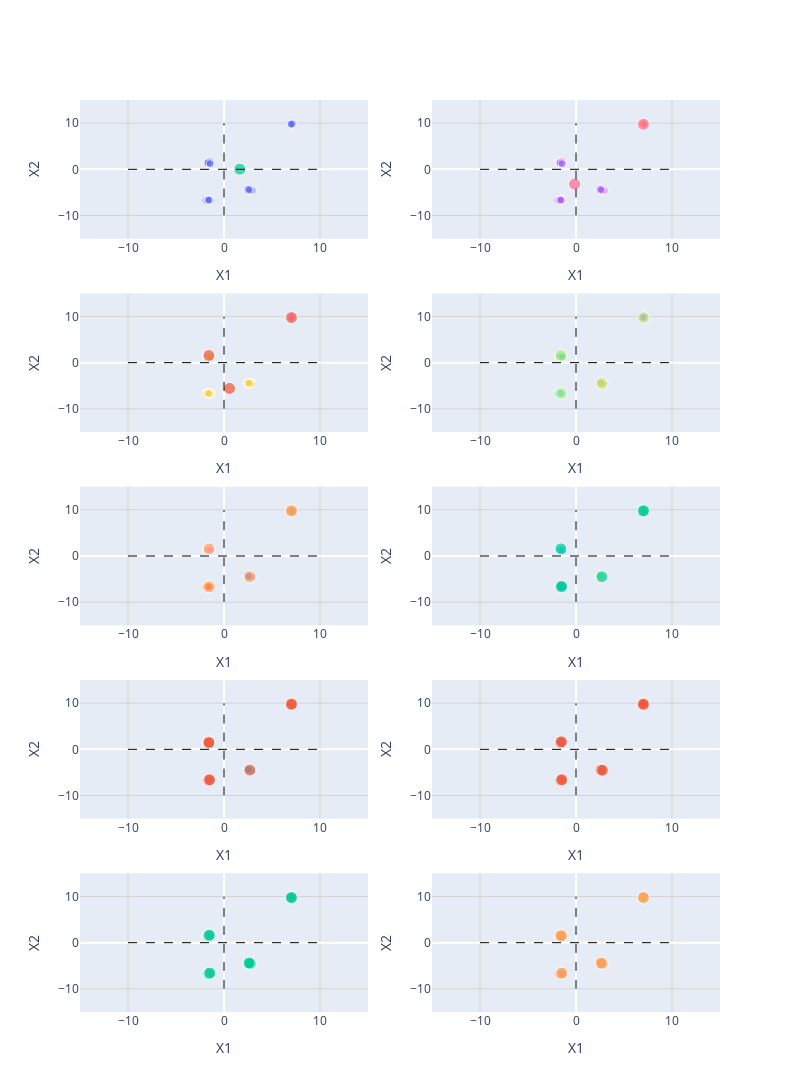

Write notebook code for a chart like this one.
### Code cell
K = [1, 2, 3, 4, 5, 6, 7, 8, 9, 10]
fig = make_subplots(rows=5, cols=2)
sse = []

for k in K:
    kmeans = KMeans(n_clusters=k, random_state=1505)
    y_clusters = kmeans.fit_predict(X)
    centers = kmeans.cluster_centers_
    plot_data(fig,X, y_clusters, clusters=k, kmean_centers=centers, row=(K.index(k) // 2) + 1, col=(K.index(k) % 2) + 1)
    sse.append(kmeans.inertia_)
# Changing the size of the figs
fig.update_layout(height=2000, width=800)

fig.show()
